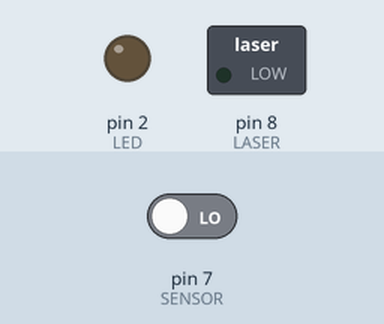
A sketch run on a simulated Arduino Uno, built with avr-gcc and run on an emulated ATmega328P. Shown: switched loads named in the sketch (green lamp = pin HIGH), output pins drawn as LEDs (lit = HIGH). The inputs (shaded band) are chosen by the test bench; at power-on: pin 7 (SENSOR) LOW. What the sketch prints to the serial monitor is not drawn.

Above: at 10.2 s.
10.3 s: pin 7 (SENSOR) driven HIGH
At 10.9 s:
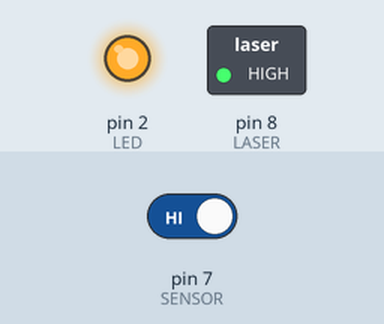
11.8 s: pin 7 (SENSOR) driven LOW
At 13.2 s:
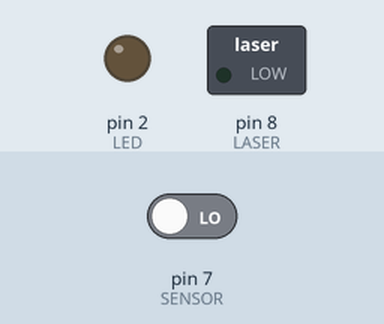
Timing chart, 0 to 14.8 s (numbered marks = the images above; inputs shaded):
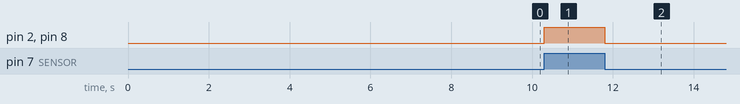

The sketch:

pir_laser.ino
```cpp
/*
  HW-740 PIR 인체감지 → LED + 레이저 동시 점등 (URHYNIX Gen.G)
  정본 v18(2026-06-16): 조도(LDR/A0) 제거, 레이저 송신 모듈 추가.
  - D7 : PIR OUT (입력)
  - D2 : LED (+ 220Ω → GND)
  - D8 : 레이저 송신 모듈 DATA (5V=브레드보드 레일, GND=공통 그라운드)
         ※ D13(SCK)은 업로드 시 부트로더 동기화를 방해해 D8로 이동함

  - PIR 감지 시 LED와 레이저를 동시에 ON, 해제 시 동시 OFF
  - 시리얼 9600 baud 상태 로그
*/

const int LED    = 2;    // LED 출력 핀
const int SENSOR = 7;    // PIR 센서 입력 핀
const int LASER  = 8;    // 레이저 송신 모듈 DATA 핀 (D13=SCK 업로드 충돌 회피)

const unsigned long WARMUP_MS = 8000;  // 검증용 단축 워밍업

int value     = 0;
int lastValue = LOW;

void setup() {
  pinMode(LED, OUTPUT);
  pinMode(LASER, OUTPUT);
  pinMode(SENSOR, INPUT);
  digitalWrite(LED, LOW);
  digitalWrite(LASER, LOW);

  Serial.begin(9600);
  Serial.println(F("=== PIR + LASER Test ==="));
  Serial.print(F("Warming up"));

  unsigned long start = millis();
  while (millis() - start < WARMUP_MS) {
    Serial.print('.');
    delay(1000);
  }
  Serial.println();
  Serial.println(F("Ready. Wave hand / cover sensor."));
}

void loop() {
  // --- PIR (디지털, 엣지 트리거) → LED + 레이저 동시 제어 ---
  value = digitalRead(SENSOR);
  if (value != lastValue) {
    if (value == HIGH) {
      digitalWrite(LED, HIGH);
      digitalWrite(LASER, HIGH);
      Serial.println(F("[MOTION] detected -> LED+LASER ON"));
    } else {
      digitalWrite(LED, LOW);
      digitalWrite(LASER, LOW);
      Serial.println(F("[CLEAR ] no motion -> LED+LASER OFF"));
    }
    lastValue = value;
  }

  delay(50);
}
```

Measured:
- after the input at 10.3 s, pin 2 (LED), pin 8 (LASER): LOW → HIGH at once
- after the input at 11.8 s, pin 2 (LED), pin 8 (LASER): HIGH → LOW at once
